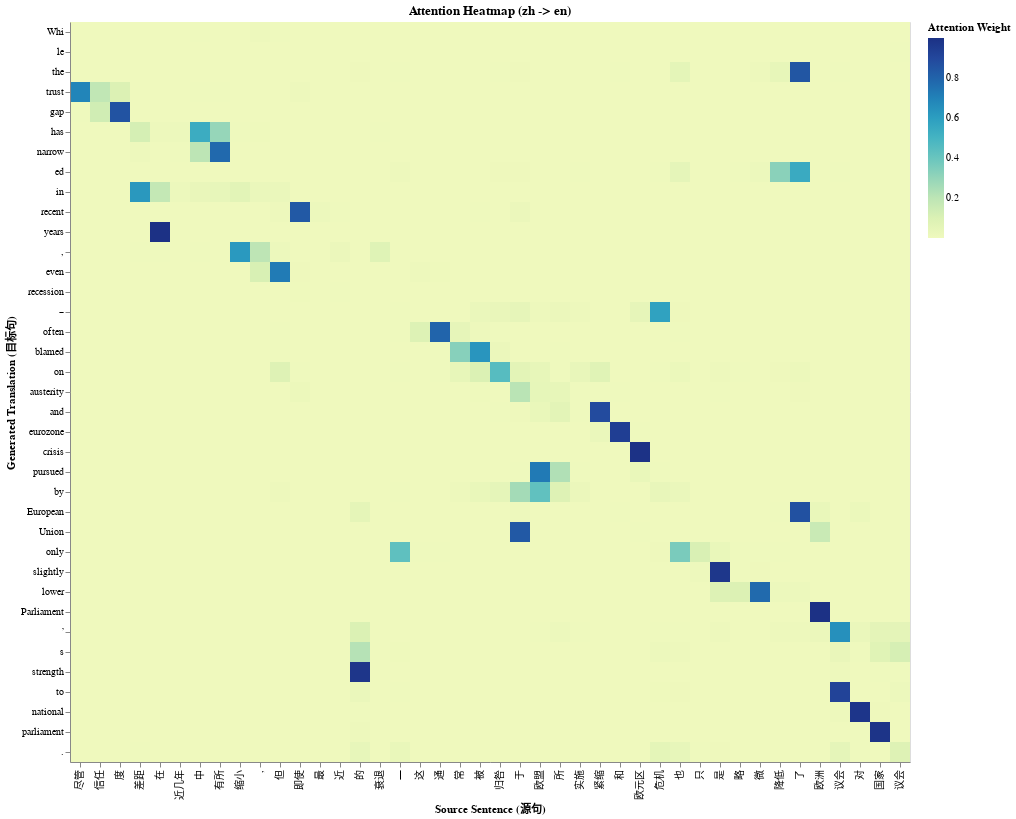

Source (notebook cell):
### Code cell
chart

### Figure 1 — Vega-Lite specification as saved in the notebook (floating-point values rounded to 4 significant figures; data arrays with more than 128 entries replaced by an {"elided": "..."} marker saying what was removed)
{"config": {"view": {"continuousWidth": 300, "continuousHeight": 300}}, "data": {"name": "data-c4f072e4988c0fa8cc5a20c720b88efa"}, "mark": {"type": "rect"}, "encoding": {"color": {"field": "attention", "legend": {"title": "Attention Weight"}, "scale": {"range": "heatmap"}, "type": "quantitative"}, "tooltip": [{"field": "source_token", "title": "Source", "type": "nominal"}, {"field": "target_token", "title": "Target", "type": "nominal"}, {"field": "attention", "format": ".4f", "title": "Weight", "type": "quantitative"}], "x": {"axis": {"title": "Source Sentence (源句)"}, "field": "source_token", "sort": {"field": "source_index", "op": "min", "order": "ascending"}, "type": "nominal"}, "y": {"axis": {"title": "Generated Translation (目标句)"}, "field": "target_token", "sort": {"field": "target_index", "op": "min", "order": "ascending"}, "type": "nominal"}}, "params": [{"name": "param_1", "select": {"type": "interval", "encodings": ["x", "y"]}, "bind": "scales"}], "title": "Attention Heatmap (zh -> en)", "$schema": "https://vega.github.io/schema/vega-lite/v5.20.1.json", "datasets": {"data-c4f072e4988c0fa8cc5a20c720b88efa": {"elided": "2162 records"}}}
